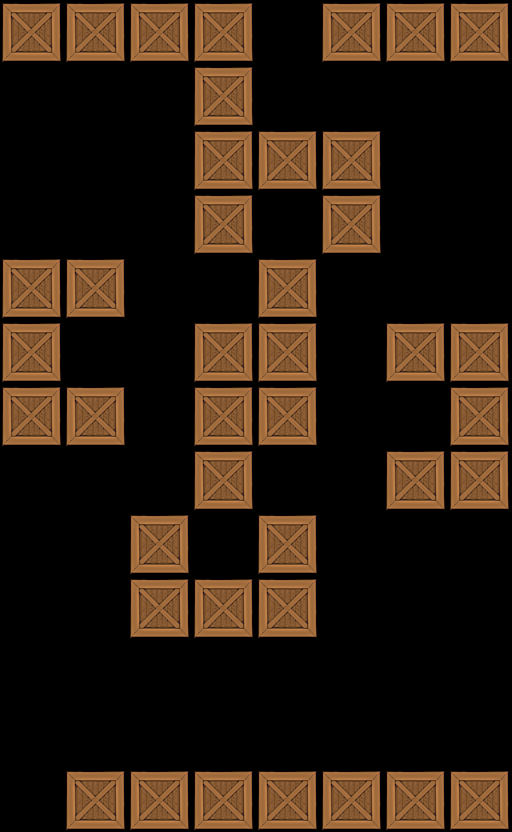

The image is a tile-based game level rendered from a .tmx file. Its description and source (layers, tilesets, objects; grid data summarised) follow:
An orthogonal 8x13 tile map with 64x64 px tiles, 1 tile layer (Tile Layer 1).

<map version="1.0" orientation="orthogonal" width="8" height="13" tilewidth="64" tileheight="64">
 <tileset firstgid="1" name="crate" tilewidth="64" tileheight="64">
  <image source="../../crate3.png" width="64" height="64" />
 </tileset>
 <layer name="Tile Layer 1" width="8" height="13">
  <data>[104 cells, 41 non-empty, 1 distinct tile ids]</data>
 </layer>
</map>
